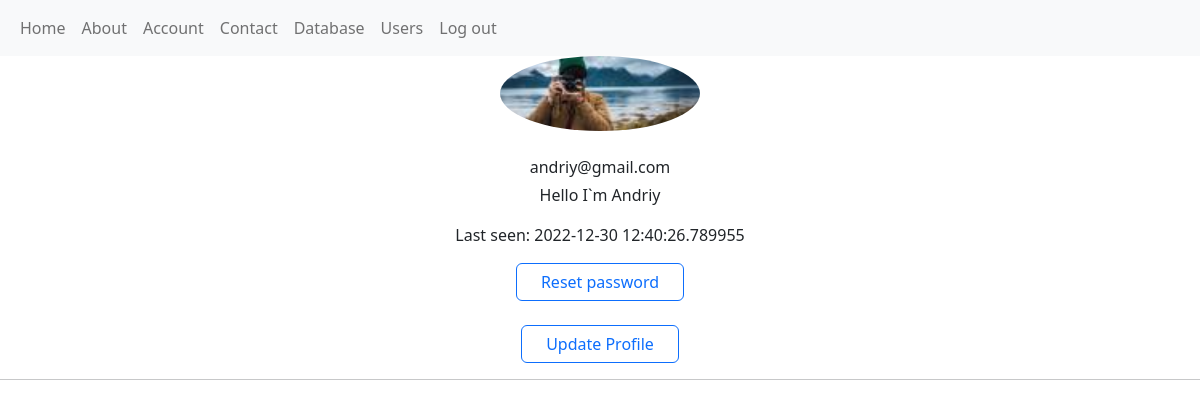
/account (signed in), run on the app's committed database.
### app/account/models.py (models this page shows, shortened)
class User(db.Model, UserMixin):
	__tablename__ = "users"
	id = db.Column(db.Integer, primary_key=True)
	name = db.Column(db.String(15), unique=False, nullable=True)
	email = db.Column(db.String(40), unique=False, nullable=True)
	image_file = db.Column(db.String(40), unique=False, nullable=False, default = 'default.jpg')
	password = db.Column(db.String(60), unique=False, nullable=False)
	last_seen = db.Column(db.DateTime, default=now())
	about_me = db.Column(db.String(120), nullable=True)
	@property
	def password_hash(self):
		raise AttributeError('Is not readable')

### app/account/views.py (the view)
@account_bp.route('/account')
@login_required
def account():
	image_file = url_for('static', filename='profile_pics/' + current_user.image_file)
	return render_template('account.html', image_file = image_file)

### app/account/models.py (called while the page is built)
@login_manager.user_loader
def user_loader(user_id):
	return User.query.get(int(user_id))

### app/account/views.py (called while the page is built)
@account_bp.after_request
def after_request(response):
    if current_user:
        current_user.last_seen = datetime.now()
        try:
            db.session.commit()
        except:
            flash('Error while update user last seen!', 'danger')
    return response

### app/account/templates/auth/account.html (shortened to what this page needs)
{% extends 'layout.html' %}
{% block content %}
<div class="row d-flex justify-content-center">
	<div class="text-center">
		<img src="{{ image_file }}" width="200" class="rounded-circle">
	</div>
	<div class="text-center mt-3">
		<h3 class="mt-2 mb-0">{{ current_user.username }}</h5>
			<span>{{ current_user.email }}</span>
			<div class="px-4 mt-1">
				<p class="fonts">{{ current_user.about_me }}</p>
			</div>
			<div class="px-4 mt-1">
				<p class="fonts">Last seen: {{ current_user.last_seen }}</p>
			</div>
			<div class="buttons">
				<a href="{{ url_for('account.reset_password') }}" class="btn btn-outline-primary px-4">
					Reset password
				</a>
			</div>
			<br>
			<div class="buttons">
				<a href="{{ url_for('account.update_account') }}" class="btn btn-outline-primary px-4">
					Update Profile
				</a>
			</div>
			<hr>
		</h3>
	</div>
</div>
{% endblock %}

### data on the page
User: email "andriy@gmail.com", about_me "Hello I`m Andriy", last_seen "2022-12-30 12:40:26.789955"
